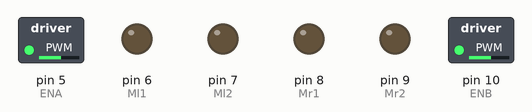
Bench run of a sketch on a simulated Arduino Uno, built with avr-gcc and run on an emulated ATmega328P. Parts: switched loads named in the sketch (green lamp = pin HIGH), output pins drawn as LEDs (lit = HIGH).

Above: at 0.1 s.
Timing chart, 0 to 1.6 s (numbered marks = the images above):
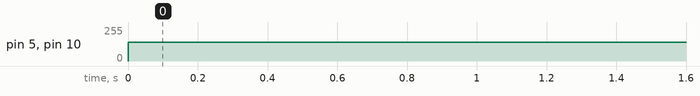

Measured:
- by itself, pin 5 (ENA), pin 10 (ENB): 0/255 → 140/255 at 0.00 s

The sketch:

linefollowing.ino
```cpp
// IR Sensor pins

#define L 2 //left IR
#define M 3 //Middle IR
#define R 4 //Right IR

// Motor pins
#define ENA 5 //PWM LEFT MOTOR
#define Ml1 6
#define Ml2 7
#define Mr1 8
#define Mr2 9
#define ENB 10//PWM RIGHT MOTOR

//Ultrasonic pins
#define trig 11
#define echo 12


void setup()
{
	//IR_pinMode
	pinMode(L, INPUT);
	pinMode(M, INPUT);
	pinMode(R, INPUT);

	//Motor_pinMode
	pinMode(ENA, OUTPUT);
	pinMode(Ml1, OUTPUT);
	pinMode(Ml2, OUTPUT);
	pinMode(Mr1, OUTPUT);
	pinMode(Mr2, OUTPUT);
	pinMode(ENB, OUTPUT);

	//Ultrasonic_pinMode
    pinMode(trig, OUTPUT);
	pinMode(echo, INPUT);
  Serial.begin(9600);
}
void loop()
{
  analogWrite(ENA,140);
  analogWrite(ENB,140);
	void ultrasonic();
	void sensorvalues();
}
void ultrasonic(){
	digitalWrite(trig, 0);
	digitalWrite(trig, 1);
	delayMicroseconds(10);
	digitalWrite(trig, 0);
	float time = pulseIn(echo,1);
	float distance = time * 0.32/2;
 Serial.print(distance);
	if(distance<=20)
		void stop();
}

void sensorvalues(){
	int l =!digitalRead(L);
	int m =!digitalRead(M);
	int r =!digitalRead(R);


	if((l==0)&&(m==0)&&(r==0))
         void stop();
	else if((l==0)&&(m==1)&&(r==0))
		void forward();
	else if((l==0)&&(m==0)&&(r==1))
		void right();
	else if((l==1)&&(m==0)&&(r==0))
		void left();
	else if((l==0)&&(m==1)&&(r==1))
		void sharpright();
	else if((l==1)&&(m==1)&&(r==0))
	void sharpleft();
	else if((l==1)&&(m==1)&&(r==1))
		void backward();

}

void forward()
{
	digitalWrite(Ml1, 1);
	digitalWrite(Ml2, 0);
	digitalWrite(Mr2, 1);
	digitalWrite(Mr2, 0);
}

void backward()
{
	digitalWrite(Ml1, 0);
	digitalWrite(Ml2, 1);
	digitalWrite(Mr2, 0);
	digitalWrite(Mr2, 1);
}
void right()
{
	digitalWrite(Ml1, 1);
	digitalWrite(Ml2, 0);
	digitalWrite(Mr2, 0);
	digitalWrite(Mr2, 0);
}

void sharpright(){
	digitalWrite(Ml1, 1);
	digitalWrite(Ml2, 0);
	digitalWrite(Mr2, 0);
	digitalWrite(Mr2, 1);
}

void left()
{
	digitalWrite(Ml1, 0);
	digitalWrite(Ml2, 0);
	digitalWrite(Mr2, 1);
	digitalWrite(Mr2, 0);
}

void sharpleft(){
	digitalWrite(Ml1, 0);
	digitalWrite(Ml2, 1);
	digitalWrite(Mr2, 1);
	digitalWrite(Mr2, 0);
}

void stop()
{
	digitalWrite(Ml1, 0);
	digitalWrite(Ml2, 0);
	digitalWrite(Mr2, 0);
	digitalWrite(Mr2, 0);
}
```
